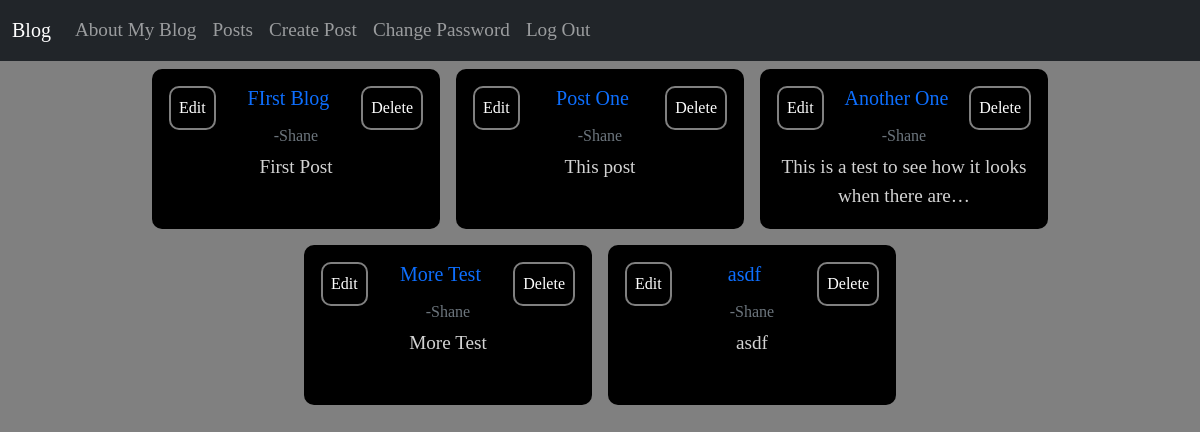
Page /posts/ (signed in) on the earlier database version.
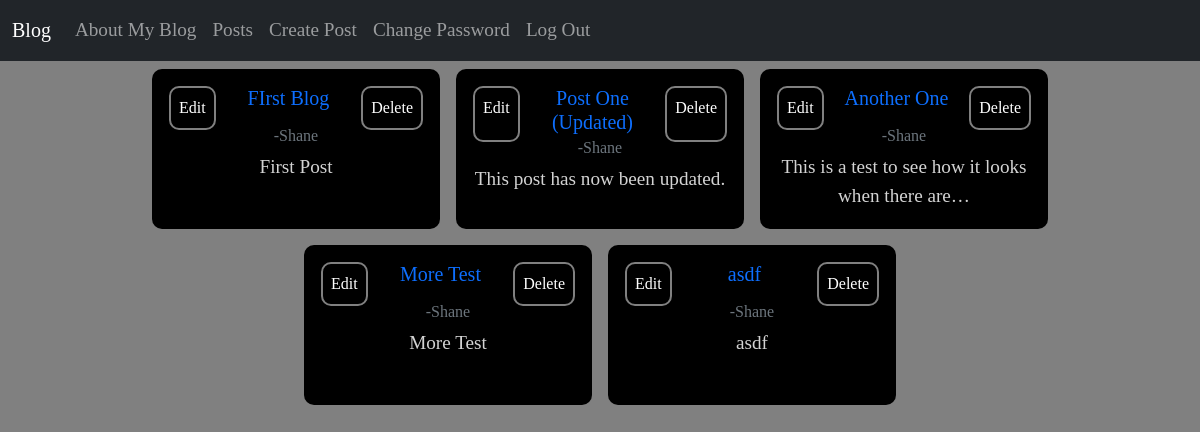
Same page on the later database version.
### blog/models.py (models this page shows, shortened)
class Post(models.Model):
    title=models.CharField(max_length=200)
    body=models.TextField()
    author=models.ForeignKey(
        'auth.User',
        on_delete=models.CASCADE
    )

### blog/views.py (the view)
# urls.py: path('posts/',PostListView.as_view(), name='post_list'),
class PostListView(LoginRequiredMixin, ListView):
    model=Post
    template_name="post_list.html"

### templates/post_list.html (shortened to what this page needs)
{% extends 'base.html' %}
{% block content %}
    <div class="post-list">
        {% for post in post_list %}
        <div class="card" style="width: 18rem;">
            <div class="card-body">
                <div class="post-list-buttons">
                    <a href="{% url 'post_edit' post.id %}" class="card-link">Edit</a>
                    <h5 class="card-title" style="text-align: center; "><a href="{% url 'post_detail' post.id %}">{{post.title}}</a></h5>
                    <a href="{% url 'post_delete' post.id %}" class="card-link">Delete</a>
                </div>
                <h6 class="card-subtitle mb-2 text-muted author">-{{post.author}}</h6>
                <p class="card-text">{{post.body|truncatechars:50}}</p>
            </div>
        </div>
    {% endfor %}
    </div>
{% endblock content %}

### templates/base.html (shortened to what this page needs)
{% load static %}
<!DOCTYPE html>
<html lang="en">
	<head>
		<link
			href="https://cdn.jsdelivr.net/npm/bootstrap@5.1.3/dist/css/bootstrap.min.css"
			rel="stylesheet"
		/>
		<link rel="stylesheet" href="{% static 'css/base.css' %}">
	</head>
	<body>
		<nav class="navbar navbar-expand-lg navbar-dark bg-dark">
			<div class="container-fluid">
				<a
					class="navbar-brand"
					href="{% url 'index' %}
"
					>Blog</a
				>
				<div
					class="collapse navbar-collapse"
					id="navbarSupportedContent"
				>
					<ul class="navbar-nav me-auto mb-2 mb-lg-0">
						<li class="nav-item">
							<a class="nav-link" href="{% url 'about' %}"
								>About My Blog</a
							>
						</li>
						<li class="nav-item">
							<a class="nav-link" href="{% url 'post_list' %}"
								>Posts</a
							>
						</li>
						<li class="nav-item">
							<a class="nav-link" href="{% url 'post_new' %}"
								>Create Post</a
								>
						</li>
						<div class="right-side-nav">
							{% if user.is_authenticated %}
								<li class="nav-item">
									<a class="nav-link" href="{% url 'password_change' %}"
										>Change Password</a
									>
								</li>
								<li class="nav-item">
									<a class="nav-link" href="{% url 'logout' %}"
										>Log Out</a
									>
								</li>
							{% endif %}
						</div>
					</ul>
				</div>
			</div>
		</nav>
		<div class="page-content">
			{% block content %} {% endblock content %}
		</div>
	</body>
</html>

### static/css/base.css (style rules this page uses)
body { font-family: 'EB Garamond', serif; font-size: 1.2rem; background-color: grey; }
nav .right-side-nav { display: flex; flex-direction: row; margin-right: 1rem; }
.page-content { height: fit-content; width: 100vw; }
a { text-decoration: none; }
.card { width: 18rem; height: 10rem; text-align: center; background-color: black; color: lightgrey; border-radius: 10px; margin: .5rem; }
.card-body { display: flex; flex-direction: column; }
.card-link { text-decoration: none; font-size: 1rem; color: white; border: 2px solid grey; border-radius: 10px; padding: .5rem; }
.post-list { display: flex; flex-direction: row; flex-wrap: wrap; justify-content: center; width: 100vw; }
.post-list-buttons { display: flex; justify-content: space-between; }
.post-list-buttons .card-title { color: white; text-decoration: none; }

Differences in the rows shown:
changed Post: title "Post One" → "Post One (Updated)"; body "This post" → "This post has now been updated."
